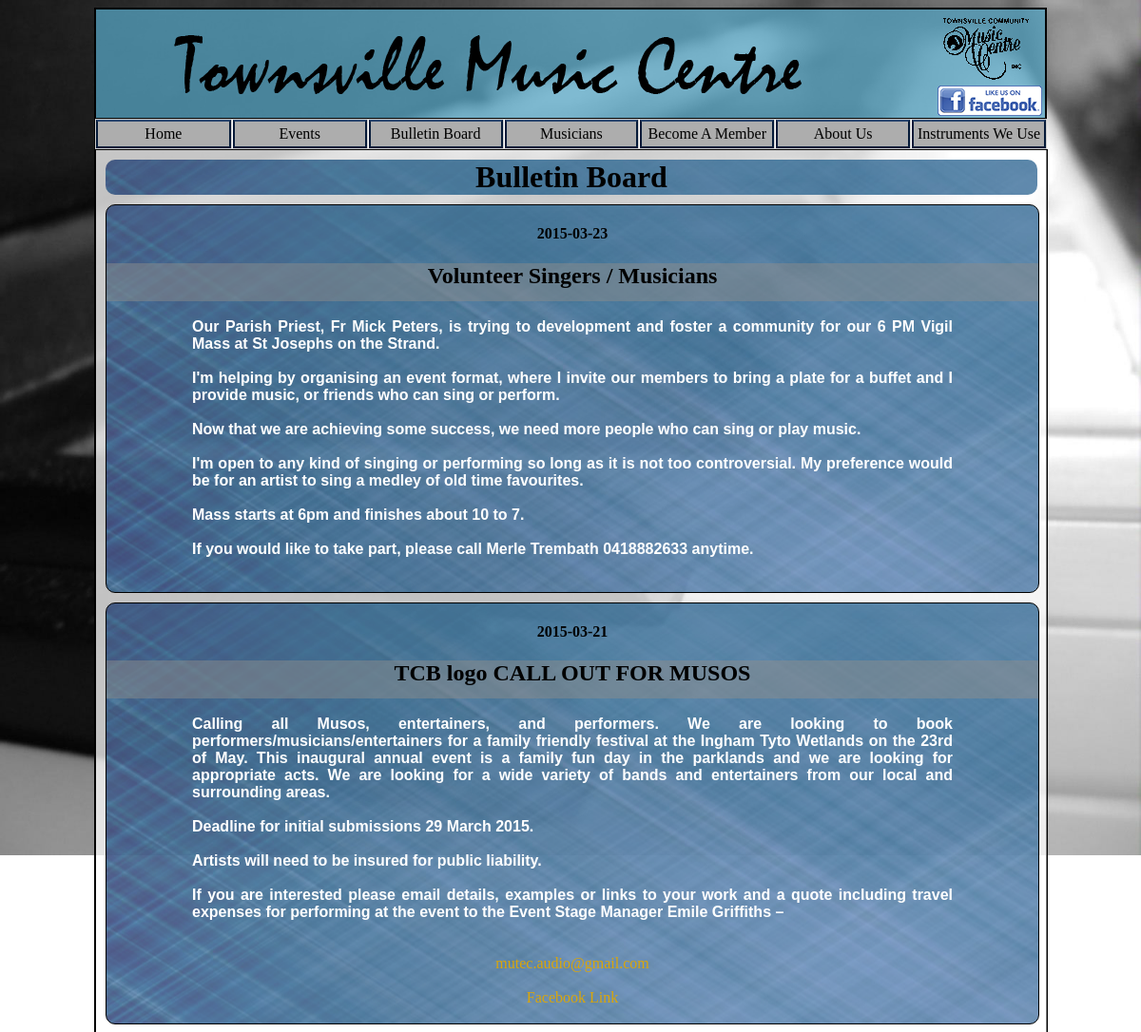
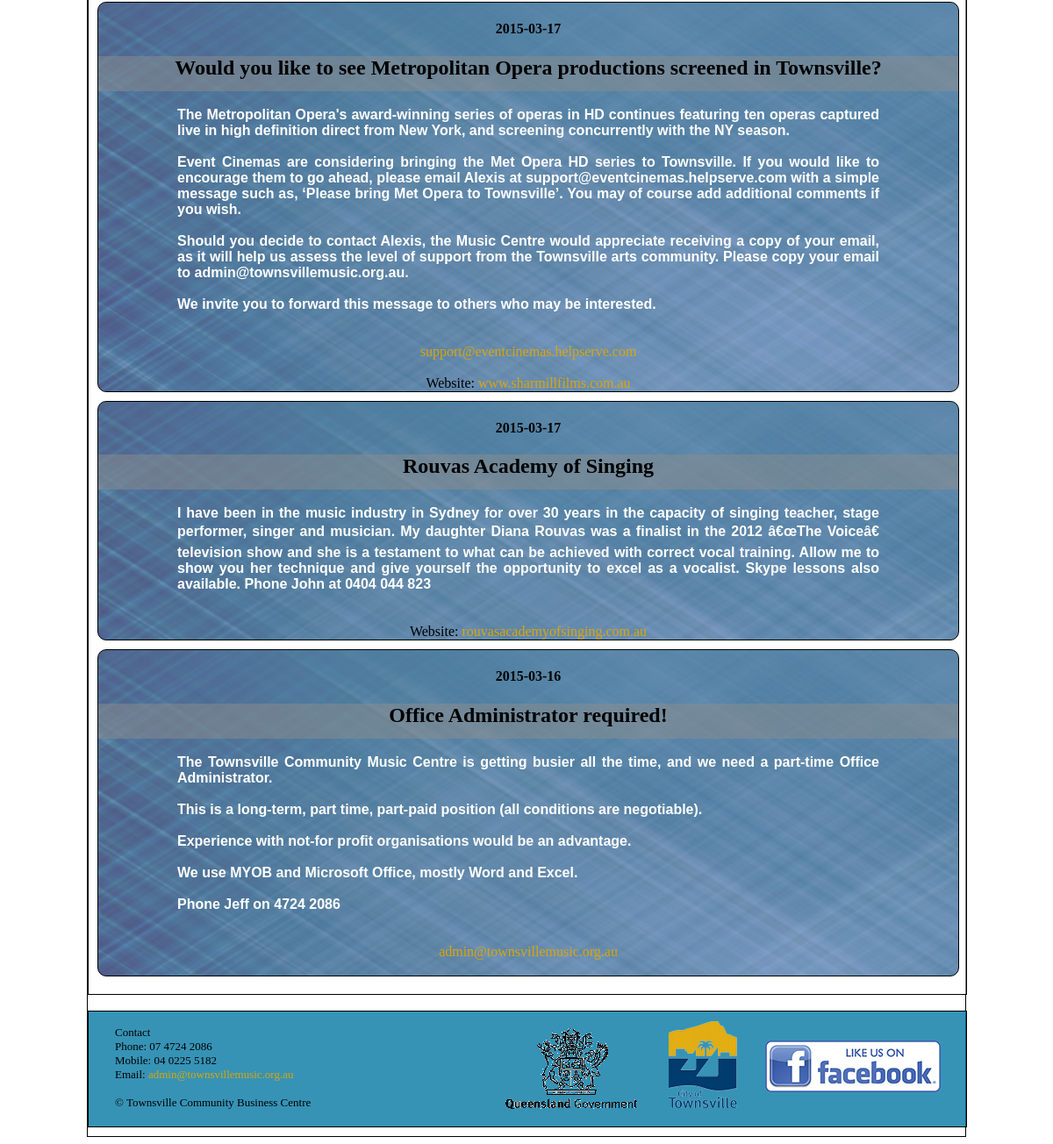
The page /bulletinBoard.php on the database its author committed (2 pictures, top to bottom).
### tables this page shows
CREATE TABLE "Bulletin" (
  "BulletinID" integer NOT NULL PRIMARY KEY AUTOINCREMENT,
  "DatePosted" text NOT NULL,
  "Title" text NOT NULL,
  "Details" text NOT NULL,
  "Email" text NULL,
  "Facebook" text NULL,
  "Website" text NULL
);

### bulletinBoard.php (the view, shortened to what this page needs)
<?php
    include("dbconnect.php");
?>
<!DOCTYPE html><html>
    <head>
        <link href="mainstyles.css" rel="stylesheet" type="text/css">
        <link href="musicians.css" rel="stylesheet" type="text/css">
    </head>
    <body>
        <div class="container">
            <header>
                <img src="images/title_heading4_750px.png" alt="TOWNSVILLE MUSIC CENTRE" width="750" height="70" class="titleimg"/>
                <img src="images/index/TCMCtrans10067.gif" alt="townsville music centre logo" width="100" height="67" class="logotitle"/>
            </header>
            <a href="https://www.facebook.com/pages/Townsville-Community-Music-Centre/159636880763534"><img src="images/facebook_like_110px.png" alt="Facebook Page" width="110" height="32" class="headerfblike"/></a>
            <nav>
                <ul>
                    <li><a href="index.php" class="linkhome">Home</a></li>
                    <li><a href="events.php" class="linkevents">Events</a></li>
                    <li><a href="bulletinBoard.php" class="linkbulliten">Bulletin Board</a></li>
                    <li><a href="musicians.php" class="linkmusician">Musicians</a></li>
                    <li><a href="membership.php" class="linkbecommbr">Become A Member</a></li>
                    <li><a href="about.php" class="linkaboutus">About Us</a></li>
                    <li><a href="instruments.php" class="linkinstrument">Instruments We Use</a></li>
                </ul>
            </nav>
			<div class="container">
            <h1>Bulletin Board</h1>
            <?php
                $sql = "SELECT * FROM Bulletin ORDER BY DatePosted DESC";
                $dateComparitor = time() - (75 * 24 * 60 * 60);
                foreach ($dbh->query($sql) as $row){
                    if($row[DatePosted] > date("Y-m-d", $dateComparitor)){
                        $lineBreaks = str_replace("~~", "<br><br>", "$row[Details]");
                        echo "<div class='dbBox'><h4>$row[DatePosted]</h4><h2>$row[Title]</h2><br><p><b>$lineBreaks</b></p><br><br>";
                        if ($row[Email] != ""){
                            echo "<a href='mailto:$row[Email]'>$row[Email]</a><br><br>";
                        }
                        if ($row[Facebook] != ""){
                            echo "<a href='$row[Facebook]'>Facebook Link</a><br><br>";
                        }
                        if ($row[Website] != ""){
                            echo "<tr><td>Website: </td><td><a href='$row[Website]'>$row[Website]</a></td></tr><br>";
                        }
                        echo "</div>";
                    }
                }
				echo "</div><br><br>";
            ?>
            <footer>
                <a href="https://www.facebook.com/pages/Townsville-Community-Music-Centre/159636880763534"><img src="images/facebook_like.png" alt="Like Us on Facebook" class="facebooklikefooter"></a><img src="images/index/TCC83100.png" alt="" width="83" height="100" class="councilimgindex"/>
                <img src="images/index/GCBF15091.gif" alt="" width="150" height="92" class="qldgovindeximg"/>
                <br>Contact<br>
                Phone: 07 4724 2086 <br> Mobile: 04 0225 5182 <br>
                Email: <a href="mailto:admin@townsvillemusic.org.au">admin@townsvillemusic.org.au</a><br><br>
                &copy; Townsville Community Business Centre
            </footer>
        </div>
    </body>
</html>

### mainstyles.css (style rules this page uses)
div.container { width: 1000px; margin: auto; background-color: rgba(255, 255, 255, 0.5); border: thin solid black; float: center; display: inline-block; padding-bottom: 10px; }
body { text-align: center; background-image: url(images/background.jpg); background-repeat: no-repeat; background-attachment: fixed; background-size: 100%; }
header { border: thin solid black; background-color: rgba(0, 118, 163, 0.5); text-indent: 12px; }
.titleimg { padding-top: 20px; padding-bottom: 20px; }
footer { text-align: left; border: thin solid #000000; padding-left: 30px; padding-bottom: 19px; background-color: rgba(0,118,163,0.79); font-size: small; width:970px; margin:auto; }
footer .facebooklikefooter { float: right; margin-top: 33px; margin-right: 29px; }
footer .qldgovindeximg { float: right; padding-left: 4px; margin-top: 19px; margin-left: 101px; margin-right: 32px; }
footer .councilimgindex { float: right; margin-left: 1px; margin-top: 10px; margin-right: 30px; }
header .logotitle { float: right; padding-right: 12px; padding-top: 20px; margin-top: -13px; }
nav { width: 100%; background: #ADADAD; border: 1px solid #ccc; border-right: none; }
nav ul { overflow: hidden; margin: 0; padding: 0; }
nav ul li { list-style: none; float: left; text-align: center; border-left: 1px solid #fff; border-right: 1px solid #ccc; width: 16.6667%; width: calc(100% / 7); box-sizing: border-box; }
nav ul li:first-child { border-left: none; }
nav ul li a { background: clear; color:#000; text-align:center; display: block; text-decoration: none; padding: 4px 0; border-top:2px solid #2C4870; border-right:2px solid #051A38; border-bottom:2px solid #051A38; border-left:2px solid #051A38; }
.headerfblike { float: right; margin-top: -35px; margin-right: 4px; }
a { text-decoration: none; color: #DBA609; -webkit-transition: all 1ms ease-in-out 1ms; -o-transition: all 1ms ease-in-out 1ms; transition: all 1ms ease-in-out 1ms; }
div.dbBox { float: none; height: auto; width: 980px; background-color: rgba(140, 140, 140, 0.5); background-image: url("contentTexture.png"); margin: 10px; border-radius: 10px; border: solid thin black; }
p { color: white; }
div.dbBox p { font-family: arial; text-align: justify; width: 800px; margin: auto; }
div.dbBox h2 { height: 40px; width: 980px; background-color: rgba(140, 140, 140, 0.5); font-family: Tahoma; text-align: center; margin: auto; }

### musicians.css (style rules this page uses)
h1 { margin: 10px 10px 10px 10px; border-radius: 10px; background-color: rgba(140, 140, 140, 0.5); background-image: url("contentTexture.png"); font-family: Tahoma; text-align: center; }

### rows shown on the page
bulletin: DatePosted "2015-03-23", Title "Volunteer Singers / Musicians", Details "Our Parish Priest, Fr Mick Peters, is trying to development and foster a community for our 6 PM Vigil Mass at St Josephs on the Strand. I'm helping by organising an event format, where I invite our members to bring a plate for a buffet and I provide music, or friends who can sing or perform. Now that we are achieving some success, we need more people who can sing or play music. I'm open to any kind of singing or performing so long as it is not too controversial. My preference would be for an artist to sing a medley of old time favourites. Mass starts at 6pm and finishes about 10 to 7. If you would like to take part, please call Merle Trembath 0418882633 anytime."
bulletin: DatePosted "2015-03-21", Title "TCB logo CALL OUT FOR MUSOS", Details "Calling all Musos, entertainers, and performers. We are looking to book performers/musicians/entertainers for a family friendly festival at the Ingham Tyto Wetlands on the 23rd of May. This inaugural annual event is a family fun day in the parklands and we are looking for appropriate acts. We are looking for a wide variety of bands and entertainers from our local and surrounding areas. Deadline for initial submissions 29 March 2015. Artists will need to be insured for public liability. If you are interested please email details, examples or links to your work and a quote including travel expenses for performing at the event to the Event Stage Manager Emile Griffiths –", Email "mutec.audio@gmail.com"
bulletin: DatePosted "2015-03-17", Title "Would you like to see Metropolitan Opera productions screened in Townsville?", Details "The Metropolitan Opera's award-winning series of operas in HD continues featuring ten operas captured live in high definition direct from New York, and screening concurrently with the NY season. Event Cinemas are considering bringing the Met Opera HD series to Townsville. If you would like to encourage them to go ahead, please email Alexis at support@eventcinemas.helpserve.com with a simple message such as, ‘Please bring Met Opera to Townsville’. You may of course add additional comments if you wish. Should you decide to contact Alexis, the Music Centre would appreciate receiving a copy of your email, as it will help us assess the level of support from the Townsville arts community. Please…", Email "support@eventcinemas.helpserve.com", Website "www.sharmillfilms.com.au"
bulletin: DatePosted "2015-03-17", Title "Rouvas Academy of Singing", Details "I have been in the music industry in Sydney for over 30 years in the capacity of singing teacher, stage performer, singer and musician. My daughter Diana Rouvas was a finalist in the 2012 â€œThe Voiceâ€ television show and she is a testament to what can be achieved with correct vocal training. Allow me to show you her technique and give yourself the opportunity to excel as a vocalist. Skype lessons also available. Phone John at 0404 044 823", Website "rouvasacademyofsinging.com.au"
bulletin: DatePosted "2015-03-16", Title "Office Administrator required!", Details "The Townsville Community Music Centre is getting busier all the time, and we need a part-time Office Administrator. This is a long-term, part time, part-paid position (all conditions are negotiable). Experience with not-for profit organisations would be an advantage. We use MYOB and Microsoft Office, mostly Word and Excel. Phone Jeff on 4724 2086", Email "admin@townsvillemusic.org.au"
